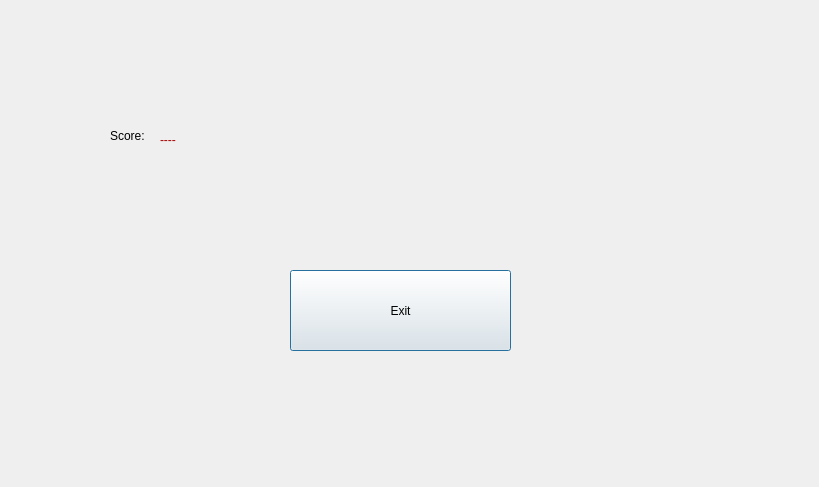
<?xml version="1.0" encoding="UTF-8"?>
<ui version="4.0">
 <class>GameOver</class>
 <widget class="QDialog" name="GameOver">
  <property name="geometry">
   <rect>
    <x>0</x>
    <y>0</y>
    <width>819</width>
    <height>487</height>
   </rect>
  </property>
  <property name="windowTitle">
   <string>Dialog</string>
  </property>
  <widget class="QLabel" name="WelcomeText">
   <property name="geometry">
    <rect>
     <x>110</x>
     <y>80</y>
     <width>211</width>
     <height>111</height>
    </rect>
   </property>
   <property name="text">
    <string>Score:</string>
   </property>
  </widget>
  <widget class="QLabel" name="ScoreText">
   <property name="geometry">
    <rect>
     <x>160</x>
     <y>130</y>
     <width>63</width>
     <height>20</height>
    </rect>
   </property>
   <property name="text">
    <string>&lt;html&gt;&lt;head/&gt;&lt;body&gt;&lt;p&gt;&lt;span style=&quot; color:#aa0000;&quot;&gt;----&lt;/span&gt;&lt;/p&gt;&lt;/body&gt;&lt;/html&gt;</string>
   </property>
  </widget>
  <widget class="QPushButton" name="exit">
   <property name="geometry">
    <rect>
     <x>290</x>
     <y>270</y>
     <width>221</width>
     <height>81</height>
    </rect>
   </property>
   <property name="text">
    <string>Exit</string>
   </property>
  </widget>
 </widget>
 <resources/>
 <connections/>
</ui>
